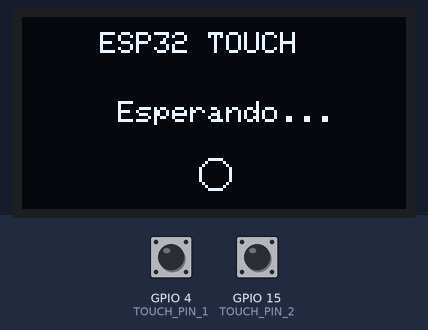
This sketch was run on a simulated ESP32. On the bench: 128×64 one-colour display. Inputs (shaded band) come from the test bench; at power-on: GPIO 4 (TOUCH_PIN_1) HIGH, GPIO 15 (TOUCH_PIN_2) HIGH.

Above: at 0.1 s.

The sketch:

BotonesTouch.ino
```cpp
#include <Wire.h>
#include <Adafruit_GFX.h>
#include <Adafruit_SH110X.h>

#define SCREEN_WIDTH 128
#define SCREEN_HEIGHT 64
#define OLED_RESET -1
#define OLED_ADDRESS 0x3C

Adafruit_SH1106G display(
  SCREEN_WIDTH,
  SCREEN_HEIGHT,
  &Wire,
  OLED_RESET
);

// Pines para los dos sensores táctiles
const int TOUCH_PIN_1 = 4;   // Sensor 1 (T0)
const int TOUCH_PIN_2 = 15;  // Sensor 2 (T3)

// Umbral de activación obtenido en tu prueba
const int UMBRAL_TOUCH = 350;

void setup() {
  Serial.begin(115200);

  // Inicialización del bus I2C en GPIO21 (SDA) y GPIO22 (SCL)
  Wire.begin(21, 22);

  if (!display.begin(OLED_ADDRESS, true)) {
    Serial.println("Error al iniciar la pantalla OLED");
    while (1);
  }

  display.clearDisplay();
  display.setTextColor(SH110X_WHITE);
}

void loop() {
  // Lectura de ambos sensores
  int valorTouch1 = touchRead(TOUCH_PIN_1);
  int valorTouch2 = touchRead(TOUCH_PIN_2);

  display.clearDisplay();

  // Título fijo superior
  display.setTextSize(1);
  display.setCursor(26, 5);
  display.println("ESP32 TOUCH");

  // Condición 1: Se toca el primer sensor
  if (valorTouch1 < UMBRAL_TOUCH && valorTouch2 >= UMBRAL_TOUCH) {
    display.setCursor(20, 28);
    display.println("Boton 1 Activado");

    // Indicador visual a la izquierda
    display.fillCircle(25, 52, 5, SH110X_WHITE);
  }
  // Condición 2: Se toca el segundo sensor
  else if (valorTouch2 < UMBRAL_TOUCH && valorTouch1 >= UMBRAL_TOUCH) {
    display.setCursor(20, 28);
    display.println("Boton 2 Activado");

    // Indicador visual a la derecha
    display.fillCircle(103, 52, 5, SH110X_WHITE);
  }
  // Condición 3: Ninguno o ambos están en reposo
  else {
    display.setCursor(32, 28);
    display.println("Esperando...");

    // Círculo en posición central de reposo
    display.drawCircle(64, 52, 5, SH110X_WHITE);
  }

  display.display();
  delay(100);
}
```
